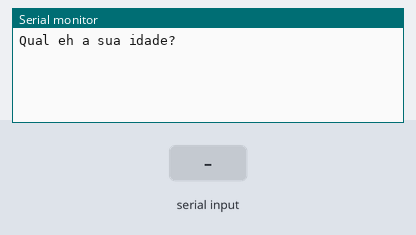
The sketch below on a simulated Arduino Uno, built with avr-gcc and run on an emulated ATmega328P. On the bench: the last lines printed to the serial monitor. The inputs (shaded band) are chosen by the test bench.

Above: at 1.2 s.
1.3 s: "90,45\n" received over Serial
At 2.1 s:
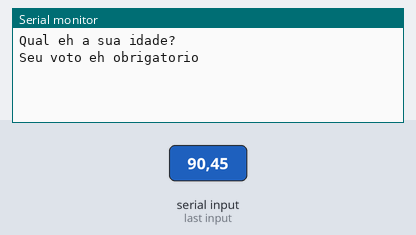
At 6.3 s:
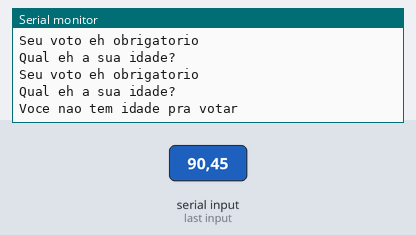

Measured:
- after the input at 1.3 s, the serial monitor: prints a new line at once (image 1)

The sketch:

exercicios_30_041.ino
```cpp
// C++ code
//
int idade = 0;
void setup()
{
 Serial.begin(9600);
}

void loop()
{
  Serial.println("Qual eh a sua idade?");
  while ( ! Serial.available() );
idade = Serial.parseInt();

  if (idade >= 16 ){ //se retornar vedadeiro - losango sim
 Serial.println("Seu voto eh obrigatorio");
 Serial.println();
  }
 else{ // falso - losango não
  Serial.println("Voce nao tem idade pra votar");
  Serial.println();
 }

 delay(1500);


}
```
